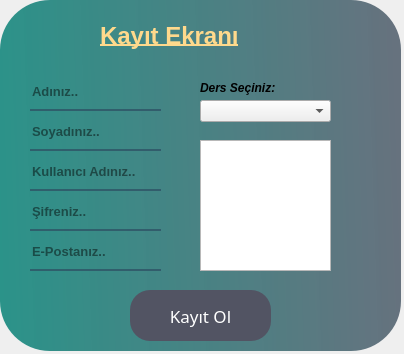
<?xml version="1.0" encoding="UTF-8"?>
<ui version="4.0">
 <class>Form</class>
 <widget class="QWidget" name="Form">
  <property name="geometry">
   <rect>
    <x>0</x>
    <y>0</y>
    <width>404</width>
    <height>354</height>
   </rect>
  </property>
  <property name="windowTitle">
   <string>Form</string>
  </property>
  <widget class="QLabel" name="label_7">
   <property name="geometry">
    <rect>
     <x>0</x>
     <y>0</y>
     <width>401</width>
     <height>351</height>
    </rect>
   </property>
   <property name="styleSheet">
    <string notr="true">
	background-color: qlineargradient(spread:pad, x1:0, y1:0.505682, x2:1 y2:0.477, stop:0 rgba(11,131,120,219), stop:1 rgba(85,98,112,226));
	color:rgba(255,255,255,210);
	

	

border-bottom-right-radius:50px;
border-bottom-left-radius:50px;
border-top-left-radius:50px;
border-top-right-radius:50px;</string>
   </property>
   <property name="text">
    <string/>
   </property>
  </widget>
  <widget class="QLineEdit" name="yoneticiAd">
   <property name="geometry">
    <rect>
     <x>30</x>
     <y>80</y>
     <width>131</width>
     <height>31</height>
    </rect>
   </property>
   <property name="font">
    <font>
     <pointsize>10</pointsize>
     <weight>75</weight>
     <italic>false</italic>
     <bold>true</bold>
     <underline>false</underline>
     <strikeout>false</strikeout>
     <kerning>true</kerning>
    </font>
   </property>
   <property name="styleSheet">
    <string notr="true">background-color:rgba(0,0,0,0);
border:none;
border-bottom:2px solid rgba(46,82,101,200);
color:rgba(0,0,0,240);
padding-bottom:7px;</string>
   </property>
   <property name="text">
    <string/>
   </property>
   <property name="placeholderText">
    <string>Adınız..</string>
   </property>
  </widget>
  <widget class="QLineEdit" name="yoneticiSoyad">
   <property name="geometry">
    <rect>
     <x>30</x>
     <y>120</y>
     <width>131</width>
     <height>31</height>
    </rect>
   </property>
   <property name="font">
    <font>
     <pointsize>10</pointsize>
     <weight>75</weight>
     <bold>true</bold>
    </font>
   </property>
   <property name="styleSheet">
    <string notr="true">background-color:rgba(0,0,0,0);
border:none;
border-bottom:2px solid rgba(46,82,101,200);
color:rgba(0,0,0,240);
padding-bottom:7px;</string>
   </property>
   <property name="placeholderText">
    <string>Soyadınız..</string>
   </property>
  </widget>
  <widget class="QLineEdit" name="yoneticikadi">
   <property name="geometry">
    <rect>
     <x>30</x>
     <y>160</y>
     <width>131</width>
     <height>31</height>
    </rect>
   </property>
   <property name="font">
    <font>
     <pointsize>10</pointsize>
     <weight>75</weight>
     <bold>true</bold>
    </font>
   </property>
   <property name="styleSheet">
    <string notr="true">background-color:rgba(0,0,0,0);
border:none;
border-bottom:2px solid rgba(46,82,101,200);
color:rgba(0,0,0,240);
padding-bottom:7px;</string>
   </property>
   <property name="placeholderText">
    <string>Kullanıcı Adınız..</string>
   </property>
  </widget>
  <widget class="QLineEdit" name="yoneticisifre">
   <property name="geometry">
    <rect>
     <x>30</x>
     <y>200</y>
     <width>131</width>
     <height>31</height>
    </rect>
   </property>
   <property name="font">
    <font>
     <pointsize>10</pointsize>
     <weight>75</weight>
     <bold>true</bold>
    </font>
   </property>
   <property name="styleSheet">
    <string notr="true">background-color:rgba(0,0,0,0);
border:none;
border-bottom:2px solid rgba(46,82,101,200);
color:rgba(0,0,0,240);
padding-bottom:7px;</string>
   </property>
   <property name="placeholderText">
    <string>Şifreniz..</string>
   </property>
  </widget>
  <widget class="QLineEdit" name="yoneticieposta">
   <property name="geometry">
    <rect>
     <x>30</x>
     <y>240</y>
     <width>131</width>
     <height>31</height>
    </rect>
   </property>
   <property name="font">
    <font>
     <pointsize>10</pointsize>
     <weight>75</weight>
     <bold>true</bold>
    </font>
   </property>
   <property name="styleSheet">
    <string notr="true">background-color:rgba(0,0,0,0);
border:none;
border-bottom:2px solid rgba(46,82,101,200);
color:rgba(0,0,0,240);
padding-bottom:7px;</string>
   </property>
   <property name="placeholderText">
    <string>E-Postanız..</string>
   </property>
  </widget>
  <widget class="QComboBox" name="comboBox">
   <property name="geometry">
    <rect>
     <x>200</x>
     <y>100</y>
     <width>131</width>
     <height>22</height>
    </rect>
   </property>
   <property name="currentIndex">
    <number>-1</number>
   </property>
   <item>
    <property name="text">
     <string>Veri Yapıları</string>
    </property>
   </item>
   <item>
    <property name="text">
     <string>Bitirme Ödevi</string>
    </property>
   </item>
   <item>
    <property name="text">
     <string>Optimizasyon</string>
    </property>
   </item>
   <item>
    <property name="text">
     <string>Sayısal Elektronik</string>
    </property>
   </item>
  </widget>
  <widget class="QListView" name="secilen_ders">
   <property name="geometry">
    <rect>
     <x>200</x>
     <y>140</y>
     <width>131</width>
     <height>131</height>
    </rect>
   </property>
  </widget>
  <widget class="QLabel" name="label_8">
   <property name="geometry">
    <rect>
     <x>100</x>
     <y>20</y>
     <width>191</width>
     <height>31</height>
    </rect>
   </property>
   <property name="font">
    <font>
     <pointsize>18</pointsize>
     <weight>75</weight>
     <italic>false</italic>
     <bold>true</bold>
     <underline>true</underline>
    </font>
   </property>
   <property name="styleSheet">
    <string notr="true">color: rgb(0, 255, 255);
color: rgb(179, 144, 255);
color: rgb(255, 217, 140);</string>
   </property>
   <property name="text">
    <string>Kayıt Ekranı</string>
   </property>
  </widget>
  <widget class="QPushButton" name="pushButton_2">
   <property name="geometry">
    <rect>
     <x>130</x>
     <y>290</y>
     <width>141</width>
     <height>51</height>
    </rect>
   </property>
   <property name="font">
    <font>
     <family>Bahnschrift</family>
     <pointsize>13</pointsize>
     <weight>50</weight>
     <bold>false</bold>
    </font>
   </property>
   <property name="styleSheet">
    <string notr="true">QPushButton{color:white;background-color:rgb(82,84,99);
border:none;border-radius:20px}
QPushButton::hover{background-color:black;}
QPushButton::focus{background-color:green;}</string>
   </property>
   <property name="text">
    <string>Kayıt Ol</string>
   </property>
  </widget>
  <widget class="QLabel" name="label_9">
   <property name="geometry">
    <rect>
     <x>200</x>
     <y>80</y>
     <width>101</width>
     <height>16</height>
    </rect>
   </property>
   <property name="font">
    <font>
     <pointsize>9</pointsize>
     <weight>75</weight>
     <italic>true</italic>
     <bold>true</bold>
    </font>
   </property>
   <property name="text">
    <string>Ders Seçiniz:</string>
   </property>
  </widget>
 </widget>
 <resources/>
 <connections/>
</ui>
